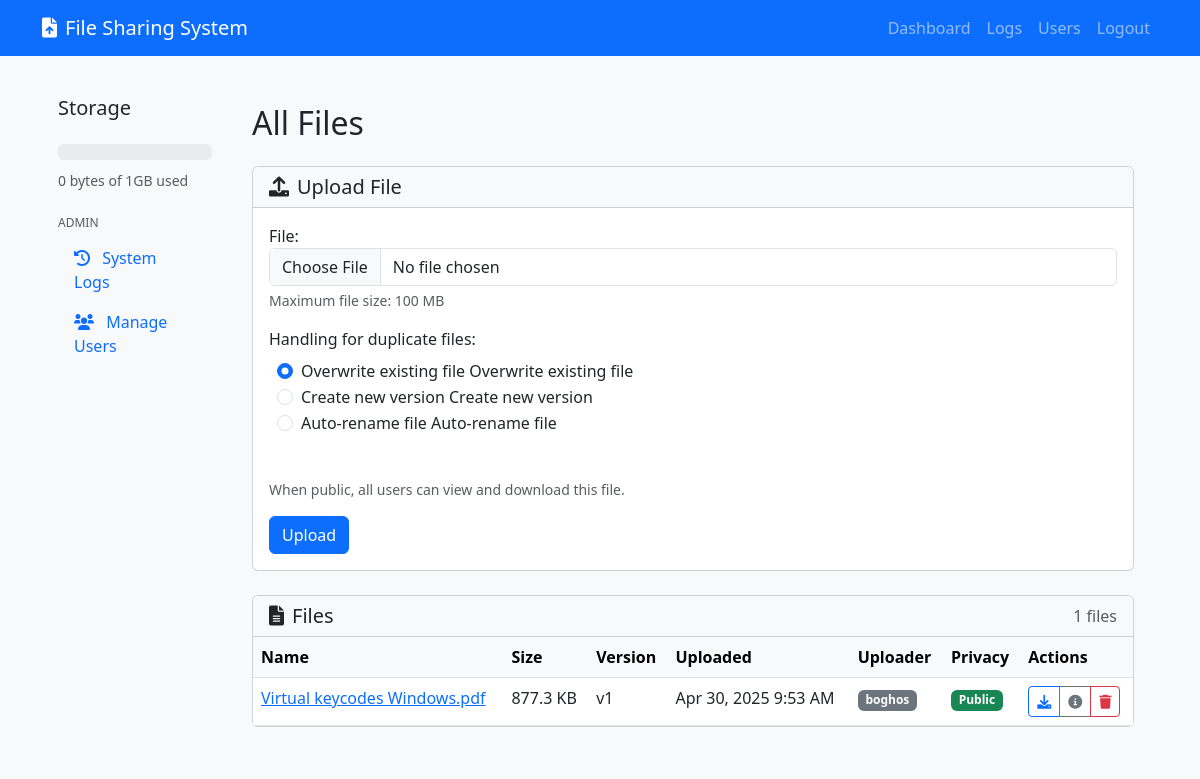
The app's page /dashboard/ (signed in) with its own data.
### file_manager/models.py (models this page shows, shortened)
class FileUpload(models.Model):
    FILE_STATUS_CHOICES = (
        ('uploading', 'Uploading'),
        ('completed', 'Completed'),
        ('failed', 'Failed'),
    )
    file = models.FileField(upload_to='uploads/')
    filename = models.CharField(max_length=255)
    original_filename = models.CharField(max_length=255)
    file_size = models.BigIntegerField()
    file_hash = models.CharField(max_length=64)  # SHA-256 hash
    upload_date = models.DateTimeField(auto_now_add=True)
    status = models.CharField(max_length=20, choices=FILE_STATUS_CHOICES, default='uploading')
    uploaded_by = models.ForeignKey(User, on_delete=models.CASCADE, related_name='uploads')
    version = models.IntegerField(default=1)
    is_public = models.BooleanField(default=False, verbose_name="Public File")  # New field
    class Meta:
        ordering = ['-upload_date']

### file_manager/views.py (the view)
# urls.py: path('dashboard/', views.dashboard, name='dashboard'),
@login_required
def dashboard(request):
    is_admin = request.user.profile.is_admin() or request.user.is_superuser
    try:
        if is_admin:
            files = FileUpload.objects.all().order_by('-upload_date')
        else:
            files = FileUpload.objects.filter(
                Q(uploaded_by=request.user) | Q(is_public=True)  # Use Q directly
            ).order_by('-upload_date')
        paginator = Paginator(files, 10)  # Show 10 files per page
        page_number = request.GET.get('page')
        files_page = paginator.get_page(page_number)
        user_files = FileUpload.objects.filter(uploaded_by=request.user)
        storage_used = user_files.aggregate(Sum('file_size'))['file_size__sum'] or 0
    except Exception as e:
        print(f"Error loading dashboard: {e}")
        files = FileUpload.objects.none()  # Empty queryset as fallback
        files_page = Paginator(files, 10).get_page(1)  # Empty first page
        storage_used = 0
    upload_form = FileUploadForm()
    context = {
        'files': files_page,
        'upload_form': upload_form,
        'storage_used': storage_used,
        'is_admin': is_admin,
        'users': UserProfile.objects.all().select_related('user') if is_admin else None,
    }
    return render(request, 'file_manager/dashboard.html', context)

### file_manager/forms.py
class FileUploadForm(forms.ModelForm):
    HANDLING_CHOICES = [
        ('overwrite', 'Overwrite existing file'),
        ('versioning', 'Create new version'),
        ('rename', 'Auto-rename file')
    ]
    handling_mode = forms.ChoiceField(
        choices=HANDLING_CHOICES,
        widget=forms.RadioSelect(attrs={'class': 'form-check-input'}),
        initial='overwrite',
        required=True
    )
    class Meta:
        model = FileUpload
        fields = ['file']
        widgets = {
            'file': forms.FileInput(attrs={'class': 'form-control'})
        }

### file_manager/context_processors.py (called while the page is built)
def user_context(request):
    is_admin = False
    if request.user.is_authenticated:
        try:
            is_admin = request.user.profile.is_admin() or request.user.is_superuser
        except:
            is_admin = request.user.is_superuser
    return {
        'is_admin': is_admin
    }

### file_manager/models.py (called while the page is built)
    def is_admin(self):
        return self.role == 'admin' or self.user.is_superuser

### file_manager/templatetags/file_manager_extras.py (called while the page is built)
@register.filter
def percentage_of(value, max_value):
    try:
        return min(100, round((float(value) / float(max_value)) * 100))
    except (ValueError, ZeroDivisionError):
        return 0

@register.filter
def filesizeformat(bytes):
    try:
        bytes = float(bytes)
    except (TypeError, ValueError, UnicodeDecodeError):
        return "0 bytes"
    if bytes < 1024:
        return f"{bytes:.0f} bytes"
    elif bytes < 1024 * 1024:
        return f"{bytes/1024:.1f} KB"
    elif bytes < 1024 * 1024 * 1024:
        return f"{bytes/(1024*1024):.1f} MB"
    else:
        return f"{bytes/(1024*1024*1024):.1f} GB"

### file_manager/templates/file_manager/dashboard.html (shortened to what this page needs)
{% extends 'file_manager/base.html' %}
{% block content %}
{% load file_manager_extras %}
<div class="container-fluid">
    <div class="row">
        <div class="col-md-3 col-lg-2 p-3 bg-light">
            <div class="d-flex justify-content-between align-items-center mb-3">
                <h5>Storage</h5>
            </div>
            <div class="mb-4">
                {% with max_storage=1073741824 %}
                <div class="progress mb-2">
                </div>
                <small class="text-muted">{{ storage_used|filesizeformat }} of 1GB used</small>
                {% endwith %}
            </div>
            {% if is_admin %}
            <div class="mb-4">
                <h6 class="sidebar-heading d-flex justify-content-between align-items-center text-muted">
                    <span>Admin</span>
                </h6>
                <ul class="nav flex-column">
                    <li class="nav-item">
                        <a class="nav-link" href="{% url 'admin_logs' %}">
                            <i class="fas fa-history me-2"></i>
                            System Logs
                        </a>
                    </li>
                    <li class="nav-item">
                        <a class="nav-link" href="{% url 'admin_users' %}">
                            <i class="fas fa-users me-2"></i>
                            Manage Users
                        </a>
                    </li>
                </ul>
            </div>
            {% endif %}
        </div>
        <div class="col-md-9 col-lg-10 p-4">
            {% if is_admin %}
            <h2 class="mb-4">All Files</h2>
            {% else %}
            <h2 class="mb-4">My Files</h2>
            {% endif %}
            <div class="card mb-4">
                <div class="card-header bg-light">
                    <h5 class="mb-0"><i class="fas fa-upload me-2"></i>Upload File</h5>
                </div>
                <div class="card-body">
                    <form method="post" action="{% url 'upload_file' %}" enctype="multipart/form-data" id="upload-form" data-user-id="{{ request.user.id }}">
                        <div class="mb-3">
                            {{ upload_form.file.label_tag }}
                            {{ upload_form.file }}
                            <div class="form-text">Maximum file size: 100 MB</div>
                        </div>
                        <div class="mb-3">
                            <label class="form-label">Handling for duplicate files:</label>
                            <div class="ms-2">
                                {% for radio in upload_form.handling_mode %}
                                <div class="form-check">
                                    {{ radio }}
                                    <label class="form-check-label" for="{{ radio.id_for_label }}">
                                        {{ radio.choice_label }}
                                    </label>
                                </div>
                                {% endfor %}
                            </div>
                        </div>
                        <div class="mb-3">
                            <div class="form-check">
                            </div>
                            <div class="form-text">
                                When public, all users can view and download this file.
                            </div>
                        </div>
                        <button type="submit" class="btn btn-primary">Upload</button>
                    </form>
                </div>
            </div>
            <div class="card">
                <div class="card-header bg-light">
                    <div class="d-flex justify-content-between align-items-center">
                        <h5 class="mb-0"><i class="fas fa-file-alt me-2"></i>Files</h5>
                        <span class="text-muted">{{ files.paginator.count }} files</span>
                    </div>
                </div>
                <div class="card-body p-0">
                    {% if files %}
                    <div class="table-responsive">
                        <table class="table table-hover mb-0">
                            <thead class="table-light">
                                <tr>
                                    <th>Name</th>
                                    <th>Size</th>
                                    <th>Version</th>
                                    <th>Uploaded</th>
                                    {% if is_admin %}<th>Uploader</th>{% endif %}
                                    <th>Privacy</th>
                                    <th>Actions</th>
                                </tr>
                            </thead>
                            <tbody>
                                {% for file in files %}
                                <tr>
                                    <td>
                                        <a href="{% url 'file_detail' file.id %}">{{ file.filename }}</a>
                                    </td>
                                    <td>{{ file.file_size|filesizeformat }}</td>
                                    <td>v{{ file.version }}</td>
                                    <td>{{ file.upload_date|date:"M d, Y g:i A" }}</td>
                                    {% if is_admin %}
                                    <td>
                                        <span class="badge {% if file.uploaded_by == request.user %}bg-primary{% else %}bg-secondary{% endif %}">
                                            {{ file.uploaded_by.username }}
                                        </span>
                                    </td>
                                    {% endif %}
                                    <td>
                                        {% if file.is_public %}
                                        <span class="badge bg-success">Public</span>
                                        {% else %}
                                        <span class="badge bg-secondary">Private</span>
                                        {% endif %}
                                    </td>
                                    <td>
                                        <div class="btn-group">
                                            <a href="{% url 'download_file' file.id %}" class="btn btn-sm btn-outline-primary">
                                                <i class="fas fa-download"></i>
                                            </a>
                                            <a href="{% url 'file_detail' file.id %}" class="btn btn-sm btn-outline-secondary">
                                                <i class="fas fa-info-circle"></i>
                                            </a>
                                            {% if file.uploaded_by == request.user or is_admin %}
                                            <a href="{% url 'delete_file' file.id %}" class="btn btn-sm btn-outline-danger"
                                               onclick="return confirm('Are you sure you want to delete this file?');">
                                                <i class="fas fa-trash"></i>
                                            </a>
                                            {% endif %}
                                        </div>
                                    </td>
                                </tr>
                                {% endfor %}
                            </tbody>
                        </table>
                    </div>
                    {% else %}
                    <div class="p-4 text-center">
                        <i class="fas fa-file-upload fa-3x text-muted mb-3"></i>
                        <p class="lead">No files uploaded yet</p>
                        <p class="text-muted">Upload a file to get started.</p>
                    </div>
                    {% endif %}
                </div>
            </div>
        </div>
    </div>
</div>
{% endblock %}

### static/css/style.css (style rules this page uses)
body { background-color: #f8f9fa; min-height: 100vh; display: flex; flex-direction: column; }
.sidebar-heading { font-size: 0.75rem; text-transform: uppercase; }
.table .btn-group { white-space: nowrap; }

### records on screen
FileUpload: filename "Virtual keycodes Windows.pdf", file_size|filesizeformat "877.3 KB", version "1", upload_date "Apr 30, 2025 9:53 AM", uploaded_by.username "boghos", is_public "Public"

### other values on screen
{{ storage_used|filesizeformat }} "0 bytes"
{{ upload_form.file.label_tag }} "File:"
{{ radio.choice_label }} "Overwrite existing file" "Create new version" "Auto-rename file"
{{ files.paginator.count }} "1"
